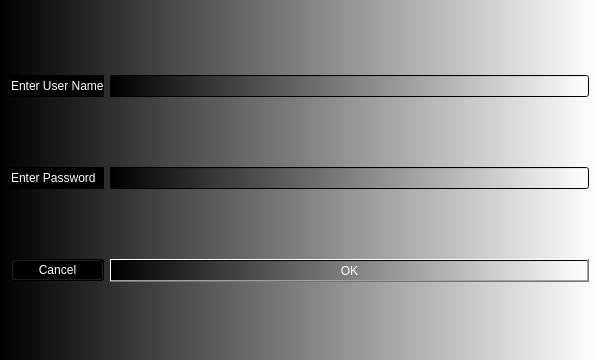
<?xml version="1.0" encoding="UTF-8"?>
<ui version="4.0">
 <class>Form</class>
 <widget class="QWidget" name="Form">
  <property name="geometry">
   <rect>
    <x>0</x>
    <y>0</y>
    <width>600</width>
    <height>360</height>
   </rect>
  </property>
  <property name="windowTitle">
   <string>Form</string>
  </property>
  <property name="styleSheet">
   <string notr="true">background-color: qlineargradient(spread:pad, x1:0, y1:0, x2:1, y2:0, stop:0 rgba(0, 0, 0, 255), stop:1 rgba(255, 255, 255, 255));</string>
  </property>
  <layout class="QGridLayout" name="gridLayout">
   <item row="1" column="1">
    <widget class="QLineEdit" name="lineEdit_2"/>
   </item>
   <item row="2" column="0">
    <widget class="QPushButton" name="pushButton_2">
     <property name="styleSheet">
      <string notr="true">font: 63 oblique 12pt &quot;URW Gothic L&quot;;
color: rgb(255, 255, 255);
background-color: rgb(0, 0, 0);</string>
     </property>
     <property name="text">
      <string>Cancel</string>
     </property>
    </widget>
   </item>
   <item row="0" column="0">
    <widget class="QLabel" name="label">
     <property name="styleSheet">
      <string notr="true">font: 63 oblique 12pt &quot;URW Gothic L&quot;;
color: rgb(255, 255, 255);
background-color: rgb(0, 0, 0);</string>
     </property>
     <property name="text">
      <string>Enter User Name</string>
     </property>
    </widget>
   </item>
   <item row="0" column="1">
    <widget class="QLineEdit" name="lineEdit"/>
   </item>
   <item row="1" column="0">
    <widget class="QLabel" name="label_2">
     <property name="styleSheet">
      <string notr="true">font: 63 oblique 12pt &quot;URW Gothic L&quot;;
color: rgb(255, 255, 255);
background-color: rgb(0, 0, 0);</string>
     </property>
     <property name="text">
      <string>Enter Password</string>
     </property>
    </widget>
   </item>
   <item row="2" column="1">
    <widget class="QPushButton" name="pushButton">
     <property name="styleSheet">
      <string notr="true">color: rgb(255, 255, 255);
font: 63 oblique 12pt &quot;URW Gothic L&quot;;</string>
     </property>
     <property name="text">
      <string>OK</string>
     </property>
    </widget>
   </item>
  </layout>
 </widget>
 <resources>
  <include location="iamge.qrc"/>
  <include location="image.qrc"/>
 </resources>
 <connections/>
</ui>
